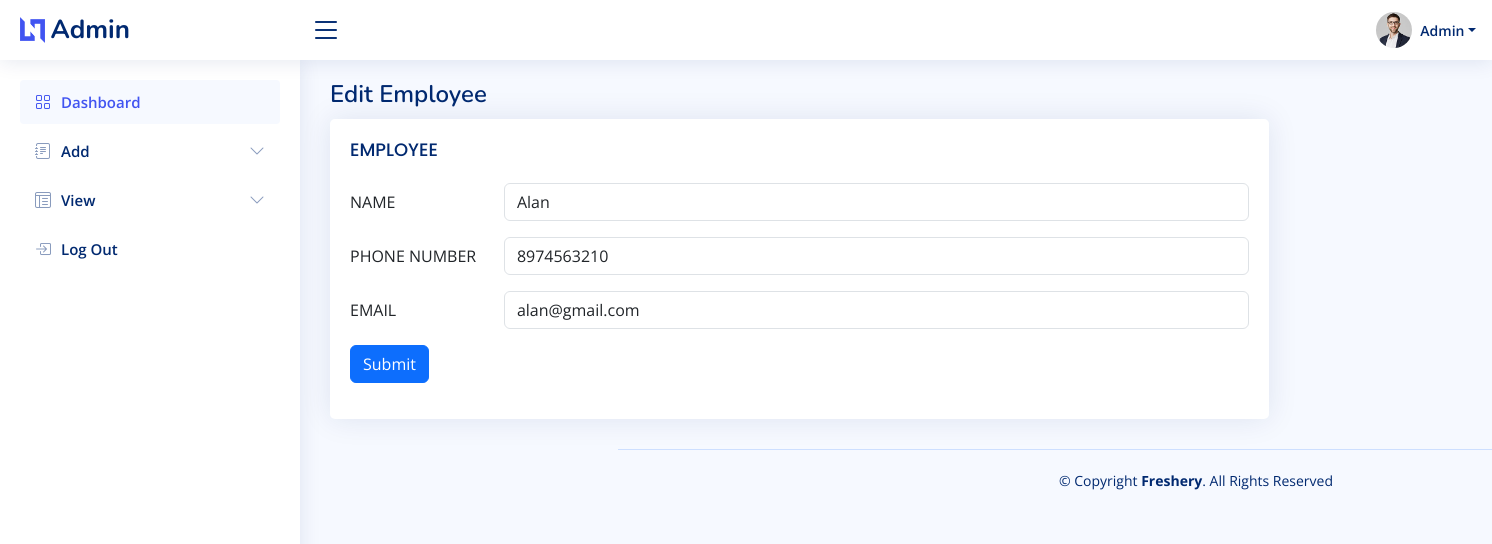
The app's page /admin/editemployee.php?id=9 (signed in) with its own data.
### admin/editemployee.php (the view)
<?php
include("header.php");
?>
<main id="main" class="main">
<div class="pagetitle">
  <h1>Edit Employee</h1>
</div>
<section class="section">
  <div class="row">
    <div class="col-lg-10">
      <div class="card">
        <div class="card-body">
          <h5 class="card-title">EMPLOYEE</h5>
          <form action="updateemployee.php?id=<?php echo $_REQUEST['id']?>" method="POST" enctype="multipart/form-data">
          <?php
                    include("config.php");
                    $id = $_GET['id'];
                    $res=mysqli_query($con,"SELECT * FROM `add employee` WHERE `id`='$id'");
                    while($row=mysqli_fetch_array($res))
                    {
                        ?>
          <div class="row mb-3">
              <label for="inputEmail" class="col-sm-2 col-form-label">NAME</label>
              <div class="col-sm-10">
                <input name="name" value="<?php echo $row['name'];?>" type="text" class="form-control" required>
              </div>
            </div>
            <div class="row mb-3">
              <label for="inputEmail" class="col-sm-2 col-form-label">PHONE NUMBER</label>
              <div class="col-sm-10">
                <input name="phonenumber" value="<?php echo $row['phonenumber'];?>" type="text" class="form-control" required>
              </div>
            </div>
            <div class="row mb-3">
              <label for="inputEmail" class="col-sm-2 col-form-label">EMAIL</label>
              <div class="col-sm-10">
                <input name="email" value="<?php echo $row['email'];?>" type="email" class="form-control" required>
              </div>
            </div>
             <div class="row mb-3">
              <div class="col-sm-10">
                <button name="submit" type="submit" class="btn btn-primary">Submit</button>
              </div>
            </div>
<?php
                    }
                    ?>
          </form>
        </div>
      </div>
    </div>
<?php
include("footer.php");
?>

### admin/assets/css/style.css (style rules this page uses)
:root { scroll-behavior: smooth; }
body { font-family: "Open Sans", sans-serif; background: #f6f9ff; color: #444444; }
h1, h2, h3, h4, h5, h6 { font-family: "Nunito", sans-serif; }
#main { margin-top: 60px; padding: 20px 30px; transition: all 0.3s; }
.pagetitle { margin-bottom: 10px; }
.pagetitle h1 { font-size: 24px; margin-bottom: 0; font-weight: 600; color: #012970; }
.card { margin-bottom: 30px; border: none; border-radius: 5px; box-shadow: 0px 0 30px rgba(1, 41, 112, 0.1); }
.card-title { padding: 20px 0 15px 0; font-size: 18px; font-weight: 500; color: #012970; font-family: "Poppins", sans-serif; }
.card-body { padding: 0 20px 20px 20px; }
@media (min-width: 1200px) { #main, #footer { margin-left: 300px; } }

### records on screen
add employee: name "Alan", phonenumber "8974563210", email "alan@gmail.com"
